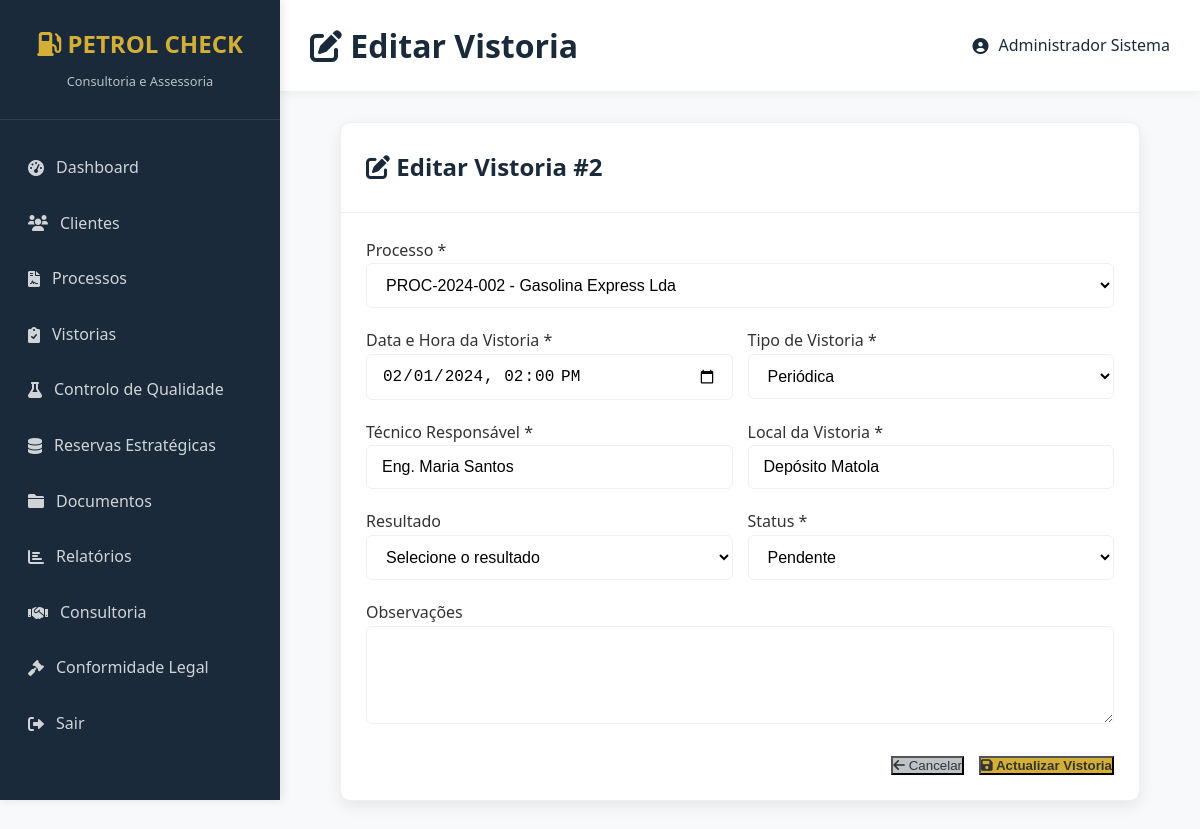
/editar.php?id=2 (signed in), run on the app's committed database.
### tables this page shows
CREATE TABLE vistorias (
    id INT PRIMARY KEY AUTO_INCREMENT,
    processo_id INT NOT NULL,
    data_vistoria DATETIME NOT NULL,
    tecnico_responsavel VARCHAR(100) NOT NULL,
    tipo_vistoria ENUM('inicial', 'periodica', 'extraordinaria') DEFAULT 'inicial',
    local_vistoria VARCHAR(255),
    resultado ENUM('aprovado', 'reprovado', 'condicionado') DEFAULT NULL,
    observacoes TEXT,
    status ENUM('pendente', 'realizada', 'cancelada') DEFAULT 'pendente',
    created_at TIMESTAMP DEFAULT CURRENT_TIMESTAMP,
    updated_at TIMESTAMP DEFAULT CURRENT_TIMESTAMP ON UPDATE CURRENT_TIMESTAMP,
    FOREIGN KEY (processo_id) REFERENCES processos(id) ON DELETE CASCADE
);

CREATE TABLE processos (
    id INT PRIMARY KEY AUTO_INCREMENT,
    cliente_id INT NOT NULL,
    numero_processo VARCHAR(50) UNIQUE,
    tipo_licenca ENUM(
        'producao_grande_escala',
        'producao_media_escala', 
        'producao_pequena_escala',
        'armazenagem_terminal',
        'armazenagem_central',
        'distribuicao',
        'retalho_posto',
        'retalho_central',
        'exportacao'
    ) NOT NULL,
    zona_licenciamento ENUM('A', 'B', 'C') DEFAULT 'B',
    data_inicio DATE NOT NULL,
    data_fim DATE,
    status ENUM('pendente', 'analise', 'aprovado', 'rejeitado', 'concluido') DEFAULT 'pendente',
    responsavel_tecnico VARCHAR(100),
    observacoes TEXT,
    created_at TIMESTAMP DEFAULT CURRENT_TIMESTAMP,
    updated_at TIMESTAMP DEFAULT CURRENT_TIMESTAMP ON UPDATE CURRENT_TIMESTAMP,
    FOREIGN KEY (cliente_id) REFERENCES clientes(id) ON DELETE CASCADE
);

### editar.php (the view, shortened to what this page needs)
<?php
include '../../includes/config.php';
$id = $_GET['id'] ?? null;
try {
    $stmt = $pdo->prepare("
        SELECT p.id, p.numero_processo, c.nome_razao_social
        FROM processos p
        LEFT JOIN clientes c ON p.cliente_id = c.id
        ORDER BY p.created_at DESC
    ");
    $stmt->execute();
    $processos = $stmt->fetchAll();
} catch (PDOException $e) {
    die("Erro ao carregar processos: " . $e->getMessage());
}
try {
    $stmt = $pdo->prepare("SELECT * FROM vistorias WHERE id = ?");
    $stmt->execute([$id]);
    $vistoria = $stmt->fetch();
} catch (PDOException $e) {
    die("Erro ao carregar vistoria: " . $e->getMessage());
}
function safe_html($value) {
    return $value !== null ? htmlspecialchars($value) : '';
}
?>
<!DOCTYPE html>
<html lang="pt">
<head>
    <link rel="stylesheet" href="../../css/style.css">
    <link href="https://cdnjs.cloudflare.com/ajax/libs/font-awesome/6.0.0/css/all.min.css" rel="stylesheet">
</head>
<body>
    <div class="dashboard">
        <?php include '../../includes/sidebar.php'; ?>
        <div class="main-content">
            <header class="header">
                <h1><i class="fas fa-edit"></i> Editar Vistoria</h1>
                <div class="user-info">
                    <i class="fas fa-user-circle"></i> <?php echo $_SESSION['user_name']; ?>
                </div>
            </header>
            <div class="content-area">
                <div class="card" style="max-width: 800px; margin: 0 auto;">
                    <div style="padding: 25px; border-bottom: 1px solid var(--cinza-borda);">
                        <h2 style="color: var(--azul-petroleo);">
                            <i class="fas fa-edit"></i> Editar Vistoria #<?php echo $vistoria['id']; ?>
                        </h2>
                    </div>
                    <form method="POST" style="padding: 25px;">
                        <div class="form-row">
                            <div class="form-group-full">
                                <label>Processo *</label>
                                <select name="processo_id" class="form-control" required>
                                    <?php foreach ($processos as $processo): ?>
                                        <option value="<?php echo $processo['id']; ?>" <?php echo ($vistoria['processo_id'] == $processo['id'] || ($_POST['processo_id'] ?? '') == $processo['id']) ? 'selected' : ''; ?>>
                                            <?php echo safe_html($processo['numero_processo']) . ' - ' . safe_html($processo['nome_razao_social']); ?>
                                        </option>
                                    <?php endforeach; ?>
                                </select>
                            </div>
                        </div>
                        <div class="form-row">
                            <div class="form-group-full">
                                <label>Data e Hora da Vistoria *</label>
                                <input type="datetime-local" name="data_vistoria" class="form-control" required
                                       value="<?php echo date('Y-m-d\TH:i', strtotime($vistoria['data_vistoria'])); ?>">
                            </div>
                            <div class="form-group-full">
                                <label>Tipo de Vistoria *</label>
                                <select name="tipo_vistoria" class="form-control" required>
                                    <option value="periodica" <?php echo ($vistoria['tipo_vistoria'] == 'periodica' || ($_POST['tipo_vistoria'] ?? '') == 'periodica') ? 'selected' : ''; ?>>Periódica</option>
                                </select>
                            </div>
                        </div>
                        <div class="form-row">
                            <div class="form-group-full">
                                <label>Técnico Responsável *</label>
                                <input type="text" name="tecnico_responsavel" class="form-control" required
                                       value="<?php echo safe_html($vistoria['tecnico_responsavel']); ?>">
                            </div>
                            <div class="form-group-full">
                                <label>Local da Vistoria *</label>
                                <input type="text" name="local_vistoria" class="form-control" required
                                       value="<?php echo safe_html($vistoria['local_vistoria']); ?>">
                            </div>
                        </div>
                        <div class="form-row">
                            <div class="form-group-full">
                                <label>Resultado</label>
                                <select name="resultado" class="form-control">
                                    <option value="">Selecione o resultado</option>
                                </select>
                            </div>
                            <div class="form-group-full">
                                <label>Status *</label>
                                <select name="status" class="form-control" required>
                                    <option value="pendente" <?php echo ($vistoria['status'] == 'pendente' || ($_POST['status'] ?? '') == 'pendente') ? 'selected' : ''; ?>>Pendente</option>
                                </select>
                            </div>
                        </div>
                        <div class="form-row">
                            <div class="form-group-full">
                                <label>Observações</label>
                                <textarea name="observacoes" class="form-control" rows="4"><?php echo safe_html($vistoria['observacoes']); ?></textarea>
                            </div>
                        </div>
                        <div class="form-actions">
                            <button type="button" onclick="location.href='detalhes.php?id=<?php echo $vistoria['id']; ?>'" class="btn-secondary">
                                <i class="fas fa-arrow-left"></i> Cancelar
                            </button>
                            <button type="submit" class="btn-cta">
                                <i class="fas fa-save"></i> Actualizar Vistoria
                            </button>
                        </div>
                    </form>
                </div>
            </div>
        </div>
    </div>
</body>
</html>

### style.css (style rules this page uses)
:root { --azul-petroleo: #1A2A3A; --azul-petroleo-escuro: #0F1A26; --azul-petroleo-hover: #2C3E50; --dourado: #D4AF37; --dourado-hover: #C19B2E; --branco: #FFFFFF; --verde: #27AE60; --vermelho: #E74C3C; --laranja: #F39C12; --azul-info: #3498DB; --cinza-escuro: #333333; --cinza-medio: #666666; --cinza-claro: #BDC3C7; --cinza-borda: #ECF0F1; --cinza-fundo: #f8f9fa; }
* { margin: 0; padding: 0; box-sizing: border-box; }
body { font-family: 'Segoe UI', Tahoma, Geneva, Verdana, sans-serif; background-color: var(--cinza-fundo); color: var(--cinza-escuro); line-height: 1.6; }
.dashboard { display: flex; min-height: 100vh; }
.main-content { flex: 1; margin-left: 280px; min-height: 100vh; display: flex; flex-direction: column; }
.card { background: var(--branco); border-radius: 10px; box-shadow: 0 5px 15px rgba(0,0,0,0.08); border: 1px solid var(--cinza-borda); transition: all 0.3s ease; }
.btn-cta { background: var(--dourado); color: var(--cinza-escuro); font-weight: 700; }
.btn-secondary { background: var(--cinza-claro); color: var(--cinza-escuro); }
.header { background: var(--branco); padding: 20px 30px; border-bottom: 1px solid var(--cinza-borda); box-shadow: 0 2px 10px rgba(0,0,0,0.05); display: flex; justify-content: space-between; align-items: center; }
.header h1 { color: var(--azul-petroleo); font-weight: 600; margin: 0; }
.content-area { padding: 30px; flex: 1; }
.form-control { width: 100%; padding: 12px 15px; border: 1px solid var(--cinza-borda); border-radius: 6px; font-size: 16px; transition: all 0.3s ease; background-color: var(--branco); }
.form-row { display: flex; gap: 15px; margin-bottom: 20px; }
.form-group-full { flex: 1; }
.form-actions { display: flex; gap: 15px; justify-content: flex-end; margin-top: 25px; }
.user-info { display: flex; align-items: center; gap: 10px; color: var(--azul-petroleo); font-weight: 500; }

### data on the page
vistorias: id "2", processo_id "PROC-2024-002 - Gasolina Express Lda", data_vistoria "02/01/2024 14:00", tipo_vistoria "Periódica", tecnico_responsavel "Eng. Maria Santos", local_vistoria "Depósito Matola", status "Pendente"

### other printed values
$_SESSION['user_name'] "Administrador Sistema"
